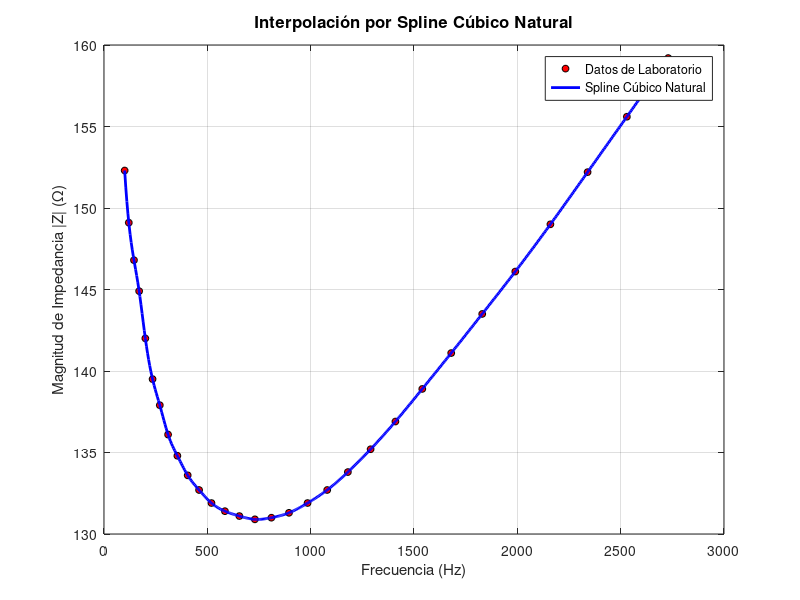

Write MATLAB code to recreate this figure.
%Hallamos el splin cubico y su grafica representativa%

f = [100, 120, 145, 170, 200, 235, 270, 310, 355, 405, 460, 520, 585, 655, 730, 810, 895, 985, 1080, 1180, 1290, 1410, 1540, 1680, 1830, 1990, 2160, 2340, 2530, 2730];

Z = [152.3, 149.1, 146.8, 144.9, 142.0, 139.5, 137.9, 136.1, 134.8, 133.6, 132.7, 131.9, 131.4, 131.1, 130.9, 131.0, 131.3, 131.9, 132.7, 133.8, 135.2, 136.9, 138.9, 141.1, 143.5, 146.1, 149.0, 152.2, 155.6, 159.2];

%Creación de la malla fina (500 puntos) para trazar el Spline continuo
f_fina = linspace(min(f), max(f), 500);

%Construcción y evaluación del Spline con la función nativa de MATLAB
Z_spline = spline(f, Z, f_fina);

%Graficación del Spline Cúbico Puro
figure;
plot(f, Z, 'ko', 'MarkerFaceColor', 'r', 'MarkerSize', 5, 'DisplayName', 'Datos de Laboratorio');
hold on;
plot(f_fina, Z_spline, 'b-', 'LineWidth', 2, 'DisplayName', 'Spline Cúbico Natural');

title('Interpolación por Spline Cúbico Natural', 'FontSize', 12);
xlabel('Frecuencia (Hz)', 'FontSize', 11);
ylabel('Magnitud de Impedancia |Z| (\Omega)', 'FontSize', 11);
grid on;
legend('Location', 'best');
hold off;
